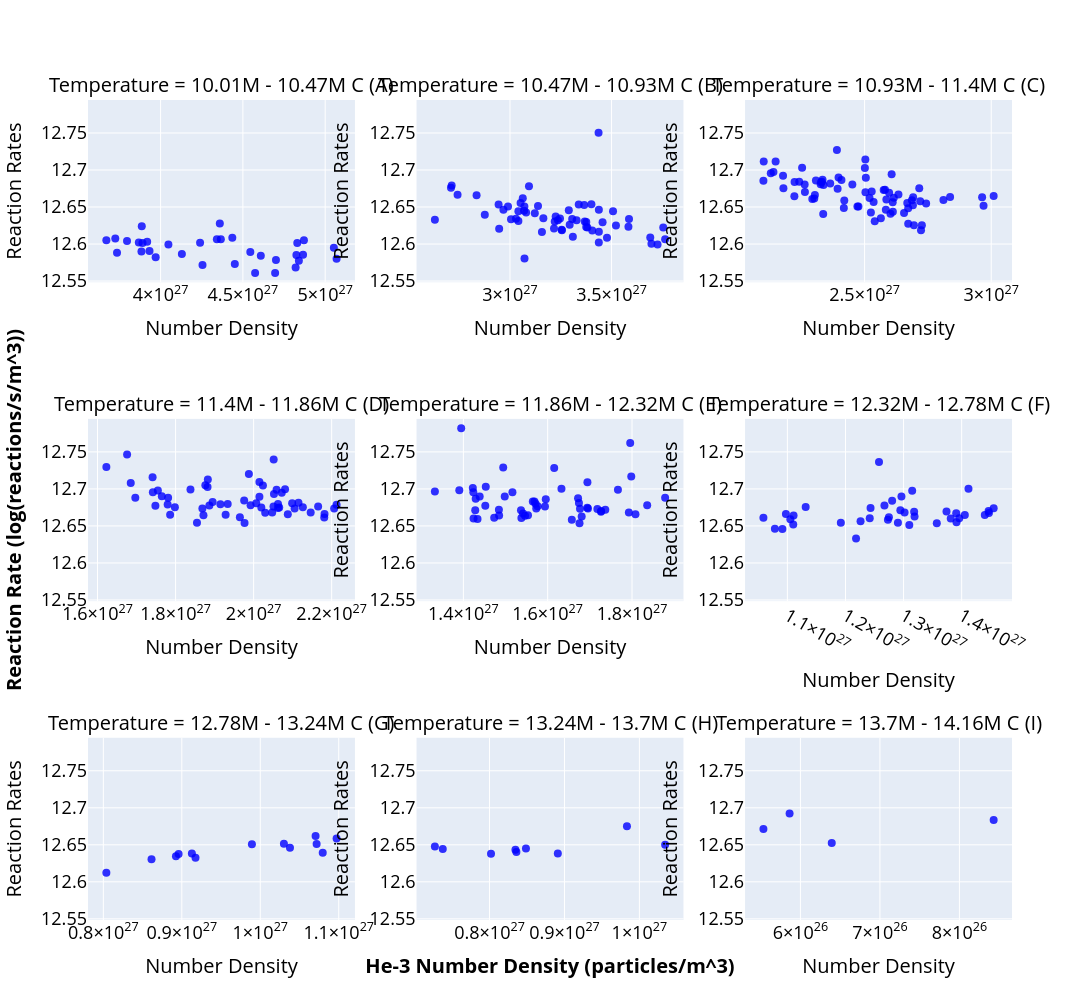

The notebook cell this image was saved under:
### Code cell
x = df_filtered['he3_number_density']
temp = df_filtered['core_temperature']
y = np.log10(df_filtered['reaction_rates_per_unit_volume'])

count = 9
temp_range = np.linspace(temp.min(), temp.max(), count + 1)

frames = []


def format_title(value):
    # Get place value
    place_value = int(np.log10(value))
    if 4 <= place_value <= 6:
        return f'{round(value, -2) / 1000}K'
    elif 7 <= place_value <= 9:
        return f'{round(value, -4) / 10 ** 6}M'
    else:
        return f'{value:.1e}'


subplot_titles = [

]

letters = 'ABCDEFGHIJKLMNOPQRSTUVWXYZ'

_last = temp.min()
idx = 0
for _temp in temp_range:
    if _temp == _last:
        continue
    subplot_titles.append(f'Temperature = {format_title(_last)} - {format_title(_temp)} C ({letters[idx]})')
    _last = _temp
    idx += 1

cols = 3
fig = make_subplots(rows=math.ceil((len(temp_range) - 1) / cols), cols=cols, subplot_titles=subplot_titles)

FONT_SIZE = 20

def update(a):
    if 'Temperature = ' in a.text or a.text == 'Number Density' or a.text == 'Reaction Rates':
        a.font.size = FONT_SIZE

fig.for_each_annotation(update)

last = temp.min()
row = 1
col = 1
for temp_value in temp_range:
    if temp_value == last:
        continue
    frame_df = df_filtered.copy()
    if temp_value == temp.max():
        frame_df = frame_df[frame_df['core_temperature'] <= temp_value]
    else:
        frame_df = frame_df[frame_df['core_temperature'] < temp_value]
    frame_df = frame_df[frame_df['core_temperature'] >= last]
    last = temp_value
    _x = frame_df['he3_number_density']
    _y = np.log10(frame_df['reaction_rates_per_unit_volume'])
    _temp = frame_df['core_temperature']
    fig.add_trace(go.Scatter(
        x=_x,
        y=_y,
        mode='markers',
        marker=dict(
            size=8,
            color='Blue',
            opacity=0.8,
            # colorbar=dict(title='Temperature (C)', len=0.8, thickness=20),
            # showscale=True,
            # coloraxis='coloraxis',
        ),
    ), row=row, col=col)

    col += 1
    if col > cols:
        col = 1
        row += 1

fig.update_layout(
    width=1600,
    height=1000,
    # coloraxis=dict(colorscale='BlueRed', colorbar=dict(title='Temperature (C)', len=0.8, thickness=20)),
    showlegend=False,
    font_color = 'black',
    font=dict(size=FONT_SIZE - 2)
)

min_y = y.min() * 0.999
max_y = y.max() * 1.001

min_x = x.min() * 0.85
max_x = x.max() * 1.02

for i in range(len(temp_range)):
    param_name = f'yaxis{i + 1}'
    param_name_x = f'xaxis{i + 1}'
    if i == 0:
        param_name = 'yaxis'
        fig.update_layout(yaxis=dict(range=[min_y, max_y], title='Reaction Rates', color='black', title_font_size=FONT_SIZE), xaxis=dict(title='Number Density', color='black', title_font_size=FONT_SIZE))
    elif i == 3:
        fig.update_layout({
            param_name: dict(range=[min_y, max_y], color='black', title='<b>Reaction Rate (log(reactions/s/m^3))</b>', title_font_size=FONT_SIZE),
            param_name_x: dict(title='Number Density', color='black', title_font_size=FONT_SIZE)
        })
    elif i == 7:
        fig.update_layout({
            param_name: dict(range=[min_y, max_y], title='Reaction Rates', color='black', title_font_size=FONT_SIZE),
            param_name_x: dict(color='black', title='<b>He-3 Number Density (particles/m^3)</b>', title_font_size=FONT_SIZE)
        })
    else:
        fig.update_layout({
            param_name: dict(range=[min_y, max_y], title='Reaction Rates', color='black', title_font_size=FONT_SIZE),
            param_name_x: dict(title='Number Density', color='black', title_font_size=FONT_SIZE)
        })

# Show the plot inline in Jupyter
pyo.iplot(fig)

fig.write_image('fig2.svg')
fig.write_image('fig2.png')

### Figure 1 — Plotly figure (JSON) as saved in the notebook; plotly's stock layout.template omitted (floating-point values rounded to 4 significant figures)
{"data": [{"marker": {"color": "Blue", "opacity": 0.8, "size": 8}, "mode": "markers", "x": [5.053e+27, 4.574e+27, 4.129e+27, 4.82e+27, 3.67e+27, 3.884e+27, 4.366e+27, 4.342e+27, 4.36e+27, 3.735e+27, 4.545e+27, 4.84e+27, 4.436e+27, 3.89e+27, 4.696e+27, 3.868e+27, 4.825e+27, 4.83e+27, 4.047e+27, 3.725e+27, 3.918e+27, 4.451e+27, 4.871e+27, 3.796e+27, 4.866e+27, 4.701e+27, 3.886e+27, 4.24e+27, 3.97e+27, 4.255e+27, 3.933e+27, 4.609e+27, 5.069e+27], "xaxis": "x", "y": [12.6, 12.56, 12.59, 12.57, 12.6, 12.59, 12.61, 12.61, 12.63, 12.59, 12.59, 12.58, 12.61, 12.6, 12.56, 12.6, 12.59, 12.6, 12.6, 12.61, 12.6, 12.57, 12.61, 12.6, 12.59, 12.58, 12.62, 12.6, 12.58, 12.57, 12.59, 12.58, 12.58], "yaxis": "y", "type": "scatter"}, {"marker": {"color": "Blue", "opacity": 0.8, "size": 8}, "mode": "markers", "x": [3.456e+27, 2.71e+27, 2.836e+27, 3.306e+27, 3.507e+27, 3.583e+27, 3.405e+27, 3.157e+27, 2.713e+27, 3.309e+27, 3.225e+27, 3.093e+27, 3.726e+27, 3.368e+27, 3.696e+27, 3.22e+27, 3.041e+27, 3.755e+27, 3.122e+27, 3.381e+27, 3.255e+27, 3.691e+27, 2.876e+27, 3.437e+27, 3.071e+27, 3.164e+27, 2.99e+27, 3.294e+27, 3.328e+27, 3.401e+27, 3.436e+27, 3.079e+27, 3.437e+27, 2.947e+27, 3.03e+27, 3.236e+27, 3.138e+27, 3.764e+27, 3.375e+27, 3.586e+27, 3.041e+27, 2.968e+27, 3.29e+27, 3.477e+27, 3.069e+27, 3.256e+27, 2.944e+27, 2.63e+27, 3.071e+27, 3.063e+27, 3.376e+27, 3.246e+27, 2.742e+27, 3.338e+27, 3.522e+27, 3.217e+27, 3.005e+27, 3.052e+27, 3.437e+27, 3.365e+27], "xaxis": "x2", "y": [12.63, 12.68, 12.67, 12.63, 12.64, 12.62, 12.62, 12.62, 12.68, 12.61, 12.64, 12.68, 12.6, 12.63, 12.6, 12.63, 12.64, 12.62, 12.64, 12.62, 12.62, 12.61, 12.64, 12.65, 12.58, 12.63, 12.65, 12.63, 12.63, 12.65, 12.75, 12.64, 12.6, 12.62, 12.63, 12.63, 12.65, 12.61, 12.62, 12.63, 12.63, 12.65, 12.65, 12.61, 12.65, 12.62, 12.65, 12.63, 12.65, 12.66, 12.63, 12.63, 12.67, 12.65, 12.63, 12.62, 12.63, 12.66, 12.62, 12.65], "yaxis": "y2", "type": "scatter"}, {"marker": {"color": "Blue", "opacity": 0.8, "size": 8}, "mode": "markers", "x": [2.528e+27, 2.811e+27, 2.13e+27, 2.687e+27, 2.58e+27, 2.615e+27, 2.264e+27, 2.575e+27, 2.586e+27, 2.564e+27, 2.519e+27, 2.326e+27, 2.308e+27, 2.393e+27, 2.723e+27, 2.452e+27, 2.525e+27, 2.692e+27, 2.634e+27, 2.223e+27, 2.501e+27, 2.178e+27, 2.338e+27, 2.695e+27, 2.726e+27, 2.149e+27, 2.334e+27, 2.72e+27, 2.102e+27, 2.253e+27, 2.223e+27, 2.536e+27, 2.293e+27, 2.337e+27, 2.328e+27, 2.263e+27, 2.397e+27, 2.668e+27, 2.743e+27, 2.304e+27, 2.584e+27, 2.691e+27, 2.656e+27, 2.54e+27, 2.409e+27, 2.672e+27, 2.672e+27, 2.14e+27, 2.418e+27, 2.301e+27, 2.331e+27, 2.97e+27, 2.179e+27, 2.602e+27, 2.42e+27, 2.503e+27, 2.472e+27, 2.607e+27, 2.476e+27, 2.597e+27, 2.964e+27, 3.01e+27, 2.391e+27, 2.1e+27, 2.612e+27, 2.716e+27, 2.503e+27, 2.838e+27, 2.611e+27, 2.242e+27, 2.364e+27, 2.505e+27], "xaxis": "x3", "y": [12.67, 12.66, 12.7, 12.66, 12.67, 12.66, 12.67, 12.67, 12.66, 12.63, 12.66, 12.68, 12.69, 12.67, 12.62, 12.68, 12.64, 12.66, 12.67, 12.68, 12.7, 12.69, 12.68, 12.63, 12.63, 12.71, 12.69, 12.66, 12.71, 12.7, 12.66, 12.66, 12.66, 12.64, 12.68, 12.68, 12.69, 12.66, 12.65, 12.67, 12.65, 12.65, 12.64, 12.63, 12.69, 12.63, 12.65, 12.7, 12.65, 12.66, 12.68, 12.65, 12.68, 12.64, 12.66, 12.67, 12.65, 12.69, 12.65, 12.67, 12.66, 12.66, 12.73, 12.69, 12.64, 12.68, 12.71, 12.66, 12.66, 12.68, 12.68, 12.69], "yaxis": "y3", "type": "scatter"}, {"marker": {"color": "Blue", "opacity": 0.8, "size": 8}, "mode": "markers", "x": [1.755e+27, 2.099e+27, 2.02e+27, 1.988e+27, 2.088e+27, 2.181e+27, 1.895e+27, 1.838e+27, 2.007e+27, 2.03e+27, 2.059e+27, 1.934e+27, 1.748e+27, 1.882e+27, 1.742e+27, 1.685e+27, 2.015e+27, 2.066e+27, 2.105e+27, 1.977e+27, 1.928e+27, 2.062e+27, 1.78e+27, 1.887e+27, 2.062e+27, 2.126e+27, 2.115e+27, 1.876e+27, 1.965e+27, 1.781e+27, 1.915e+27, 2.072e+27, 1.869e+27, 2.052e+27, 1.623e+27, 1.697e+27, 1.798e+27, 1.976e+27, 1.786e+27, 1.992e+27, 2.206e+27, 2.182e+27, 2.024e+27, 2.213e+27, 1.741e+27, 2.051e+27, 2.165e+27, 1.855e+27, 2.146e+27, 1.871e+27, 2.048e+27, 1.765e+27, 2.051e+27, 1.676e+27, 2.015e+27, 1.883e+27, 2.081e+27], "xaxis": "x4", "y": [12.7, 12.68, 12.67, 12.72, 12.67, 12.66, 12.68, 12.7, 12.68, 12.67, 12.7, 12.68, 12.68, 12.7, 12.7, 12.71, 12.69, 12.67, 12.67, 12.65, 12.67, 12.67, 12.68, 12.68, 12.68, 12.68, 12.68, 12.71, 12.66, 12.69, 12.68, 12.69, 12.67, 12.69, 12.73, 12.69, 12.68, 12.68, 12.67, 12.68, 12.67, 12.67, 12.7, 12.68, 12.72, 12.68, 12.68, 12.65, 12.67, 12.66, 12.67, 12.69, 12.74, 12.75, 12.71, 12.71, 12.7], "yaxis": "y4", "type": "scatter"}, {"marker": {"color": "Blue", "opacity": 0.8, "size": 8}, "mode": "markers", "x": [1.495e+27, 1.439e+27, 1.452e+27, 1.332e+27, 1.595e+27, 1.672e+27, 1.796e+27, 1.657e+27, 1.681e+27, 1.767e+27, 1.694e+27, 1.516e+27, 1.453e+27, 1.677e+27, 1.615e+27, 1.726e+27, 1.39e+27, 1.793e+27, 1.836e+27, 1.485e+27, 1.473e+27, 1.542e+27, 1.594e+27, 1.537e+27, 1.484e+27, 1.798e+27, 1.808e+27, 1.553e+27, 1.573e+27, 1.428e+27, 1.565e+27, 1.696e+27, 1.424e+27, 1.718e+27, 1.395e+27, 1.727e+27, 1.429e+27, 1.538e+27, 1.422e+27, 1.737e+27, 1.546e+27, 1.498e+27, 1.674e+27, 1.879e+27, 1.676e+27, 1.633e+27, 1.694e+27, 1.424e+27, 1.434e+27, 1.571e+27, 1.569e+27, 1.576e+27], "xaxis": "x5", "y": [12.73, 12.69, 12.68, 12.7, 12.69, 12.69, 12.76, 12.66, 12.66, 12.7, 12.67, 12.7, 12.7, 12.67, 12.73, 12.67, 12.7, 12.67, 12.68, 12.66, 12.66, 12.67, 12.68, 12.67, 12.67, 12.72, 12.67, 12.66, 12.67, 12.67, 12.68, 12.67, 12.7, 12.67, 12.78, 12.67, 12.69, 12.66, 12.7, 12.67, 12.66, 12.69, 12.68, 12.69, 12.65, 12.7, 12.71, 12.66, 12.66, 12.68, 12.68, 12.68], "yaxis": "y5", "type": "scatter"}, {"marker": {"color": "Blue", "opacity": 0.8, "size": 8}, "mode": "markers", "x": [1.391e+27, 1.374e+27, 1.302e+27, 1.192e+27, 1.131e+27, 1.275e+27, 1.078e+27, 1.296e+27, 1.29e+27, 1.455e+27, 1.447e+27, 1.318e+27, 1.258e+27, 1.243e+27, 1.059e+27, 1.319e+27, 1.273e+27, 1.405e+27, 1.391e+27, 1.218e+27, 1.111e+27, 1.226e+27, 1.357e+27, 1.446e+27, 1.31e+27, 1.267e+27, 1.28e+27, 1.294e+27, 1.105e+27, 1.44e+27, 1.242e+27, 1.091e+27, 1.315e+27, 1.412e+27, 1.396e+27, 1.11e+27, 1.097e+27, 1.381e+27], "xaxis": "x6", "y": [12.67, 12.67, 12.67, 12.65, 12.68, 12.66, 12.65, 12.69, 12.65, 12.67, 12.67, 12.67, 12.74, 12.67, 12.66, 12.66, 12.66, 12.66, 12.66, 12.63, 12.66, 12.66, 12.65, 12.67, 12.65, 12.68, 12.68, 12.67, 12.66, 12.66, 12.66, 12.65, 12.7, 12.7, 12.66, 12.65, 12.67, 12.66], "yaxis": "y6", "type": "scatter"}, {"marker": {"color": "Blue", "opacity": 0.8, "size": 8}, "mode": "markers", "x": [9.175e+26, 1.08e+27, 9.893e+26, 9.129e+26, 1.097e+27, 1.072e+27, 1.038e+27, 8.959e+26, 8.614e+26, 8.925e+26, 8.038e+26, 1.071e+27, 1.03e+27], "xaxis": "x7", "y": [12.63, 12.64, 12.65, 12.64, 12.66, 12.65, 12.65, 12.64, 12.63, 12.63, 12.61, 12.66, 12.65], "yaxis": "y7", "type": "scatter"}, {"marker": {"color": "Blue", "opacity": 0.8, "size": 8}, "mode": "markers", "x": [8.912e+26, 7.271e+26, 8.486e+26, 8.358e+26, 7.376e+26, 9.834e+26, 1.034e+27, 8.02e+26, 8.346e+26], "xaxis": "x8", "y": [12.64, 12.65, 12.65, 12.64, 12.64, 12.67, 12.65, 12.64, 12.64], "yaxis": "y8", "type": "scatter"}, {"marker": {"color": "Blue", "opacity": 0.8, "size": 8}, "mode": "markers", "x": [5.864e+26, 6.394e+26, 8.43e+26, 5.534e+26], "xaxis": "x9", "y": [12.69, 12.65, 12.68, 12.67], "yaxis": "y9", "type": "scatter"}], "layout": {"annotations": [{"font": {"size": 20}, "showarrow": false, "text": "Temperature = 10.01M - 10.47M C (A)", "x": 0.1444, "xanchor": "center", "xref": "paper", "y": 1.0, "yanchor": "bottom", "yref": "paper"}, {"font": {"size": 20}, "showarrow": false, "text": "Temperature = 10.47M - 10.93M C (B)", "x": 0.5, "xanchor": "center", "xref": "paper", "y": 1.0, "yanchor": "bottom", "yref": "paper"}, {"font": {"size": 20}, "showarrow": false, "text": "Temperature = 10.93M - 11.4M C (C)", "x": 0.8556, "xanchor": "center", "xref": "paper", "y": 1.0, "yanchor": "bottom", "yref": "paper"}, {"font": {"size": 20}, "showarrow": false, "text": "Temperature = 11.4M - 11.86M C (D)", "x": 0.1444, "xanchor": "center", "xref": "paper", "y": 0.6111, "yanchor": "bottom", "yref": "paper"}, {"font": {"size": 20}, "showarrow": false, "text": "Temperature = 11.86M - 12.32M C (E)", "x": 0.5, "xanchor": "center", "xref": "paper", "y": 0.6111, "yanchor": "bottom", "yref": "paper"}, {"font": {"size": 20}, "showarrow": false, "text": "Temperature = 12.32M - 12.78M C (F)", "x": 0.8556, "xanchor": "center", "xref": "paper", "y": 0.6111, "yanchor": "bottom", "yref": "paper"}, {"font": {"size": 20}, "showarrow": false, "text": "Temperature = 12.78M - 13.24M C (G)", "x": 0.1444, "xanchor": "center", "xref": "paper", "y": 0.2222, "yanchor": "bottom", "yref": "paper"}, {"font": {"size": 20}, "showarrow": false, "text": "Temperature = 13.24M - 13.7M C (H)", "x": 0.5, "xanchor": "center", "xref": "paper", "y": 0.2222, "yanchor": "bottom", "yref": "paper"}, {"font": {"size": 20}, "showarrow": false, "text": "Temperature = 13.7M - 14.16M C (I)", "x": 0.8556, "xanchor": "center", "xref": "paper", "y": 0.2222, "yanchor": "bottom", "yref": "paper"}], "font": {"color": "black", "size": 18}, "height": 1000, "showlegend": false, "width": 1600, "xaxis": {"anchor": "y", "color": "black", "domain": [0.0, 0.2889], "title": {"font": {"size": 20}, "text": "Number Density"}}, "yaxis": {"anchor": "x", "color": "black", "domain": [0.7778, 1.0], "range": [12.55, 12.79], "title": {"font": {"size": 20}, "text": "Reaction Rates"}}, "xaxis2": {"anchor": "y2", "color": "black", "domain": [0.3556, 0.6444], "title": {"font": {"size": 20}, "text": "Number Density"}}, "yaxis2": {"anchor": "x2", "color": "black", "domain": [0.7778, 1.0], "range": [12.55, 12.79], "title": {"font": {"size": 20}, "text": "Reaction Rates"}}, "xaxis3": {"anchor": "y3", "color": "black", "domain": [0.7111, 1.0], "title": {"font": {"size": 20}, "text": "Number Density"}}, "yaxis3": {"anchor": "x3", "color": "black", "domain": [0.7778, 1.0], "range": [12.55, 12.79], "title": {"font": {"size": 20}, "text": "Reaction Rates"}}, "xaxis4": {"anchor": "y4", "color": "black", "domain": [0.0, 0.2889], "title": {"font": {"size": 20}, "text": "Number Density"}}, "yaxis4": {"anchor": "x4", "color": "black", "domain": [0.3889, 0.6111], "range": [12.55, 12.79], "title": {"font": {"size": 20}, "text": "<b>Reaction Rate (log(reactions/s/m^3))</b>"}}, "xaxis5": {"anchor": "y5", "color": "black", "domain": [0.3556, 0.6444], "title": {"font": {"size": 20}, "text": "Number Density"}}, "yaxis5": {"anchor": "x5", "color": "black", "domain": [0.3889, 0.6111], "range": [12.55, 12.79], "title": {"font": {"size": 20}, "text": "Reaction Rates"}}, "xaxis6": {"anchor": "y6", "color": "black", "domain": [0.7111, 1.0], "title": {"font": {"size": 20}, "text": "Number Density"}}, "yaxis6": {"anchor": "x6", "color": "black", "domain": [0.3889, 0.6111], "range": [12.55, 12.79], "title": {"font": {"size": 20}, "text": "Reaction Rates"}}, "xaxis7": {"anchor": "y7", "color": "black", "domain": [0.0, 0.2889], "title": {"font": {"size": 20}, "text": "Number Density"}}, "yaxis7": {"anchor": "x7", "color": "black", "domain": [0.0, 0.2222], "range": [12.55, 12.79], "title": {"font": {"size": 20}, "text": "Reaction Rates"}}, "xaxis8": {"anchor": "y8", "color": "black", "domain": [0.3556, 0.6444], "title": {"font": {"size": 20}, "text": "<b>He-3 Number Density (particles/m^3)</b>"}}, "yaxis8": {"anchor": "x8", "color": "black", "domain": [0.0, 0.2222], "range": [12.55, 12.79], "title": {"font": {"size": 20}, "text": "Reaction Rates"}}, "xaxis9": {"anchor": "y9", "color": "black", "domain": [0.7111, 1.0], "title": {"font": {"size": 20}, "text": "Number Density"}}, "yaxis9": {"anchor": "x9", "color": "black", "domain": [0.0, 0.2222], "range": [12.55, 12.79], "title": {"font": {"size": 20}, "text": "Reaction Rates"}}, "yaxis10": {"color": "black", "range": [12.55, 12.79], "title": {"font": {"size": 20}, "text": "Reaction Rates"}}, "xaxis10": {"color": "black", "title": {"font": {"size": 20}, "text": "Number Density"}}}}
